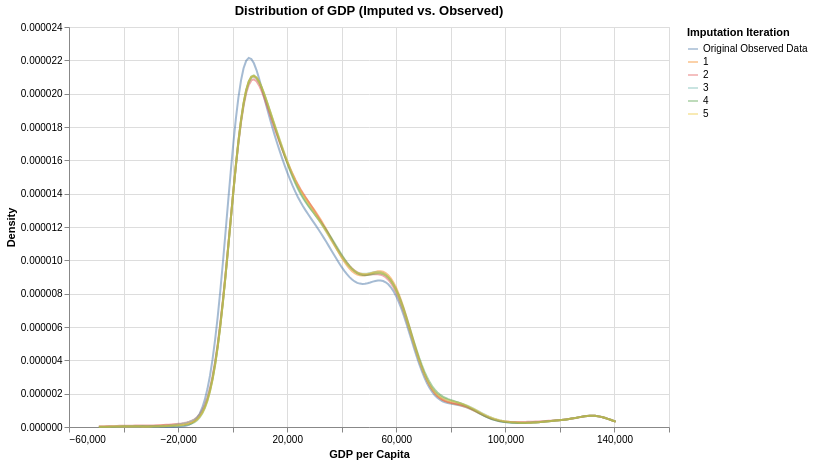

The cell this chart's notebook holds for it:
### Markdown cell above
## 5. Visual Comparison for Before and After Imputation

### Code cell
all_imputed_dfs = pd.concat(imputed_dfs, keys=range(1, 6)).reset_index(names=['imputation_iteration', 'old_index']).drop(columns='old_index')
df_to_impute['imputation_iteration'] = 'Original Observed Data'
all_dfs = pd.concat([df_to_impute, all_imputed_dfs])

alt.Chart(all_dfs).transform_density(
     'gdp_per_capita',
     groupby=['imputation_iteration'],
     as_=['gdp_per_capita', 'density']
).mark_line(opacity=0.5).encode(
     x=alt.X('gdp_per_capita').title('GDP per Capita'),
     y=alt.Y('density:Q').stack(False).title('Density'),
     color=alt.Color('imputation_iteration:N').title('Imputation Iteration'),
    tooltip='imputation_iteration'
).properties(title="Distribution of GDP (Imputed vs. Observed)", width=600, height=400)

### Figure 1 — Vega-Lite specification as saved in the notebook (floating-point values rounded to 4 significant figures; data arrays with more than 128 entries replaced by an {"elided": "..."} marker saying what was removed)
{"config": {"view": {"continuousWidth": 300, "continuousHeight": 300}}, "data": {"name": "data-c38786b23291aadc7e1bdcd123e63fcd"}, "mark": {"type": "line", "opacity": 0.5}, "encoding": {"color": {"field": "imputation_iteration", "title": "Imputation Iteration", "type": "nominal"}, "tooltip": {"field": "imputation_iteration", "type": "nominal"}, "x": {"field": "gdp_per_capita", "title": "GDP per Capita", "type": "quantitative"}, "y": {"field": "density", "stack": false, "title": "Density", "type": "quantitative"}}, "height": 400, "title": "Distribution of GDP (Imputed vs. Observed)", "transform": [{"density": "gdp_per_capita", "groupby": ["imputation_iteration"], "as": ["gdp_per_capita", "density"]}], "width": 600, "$schema": "https://vega.github.io/schema/vega-lite/v5.20.1.json", "datasets": {"data-c38786b23291aadc7e1bdcd123e63fcd": {"elided": "12750 records"}}}
